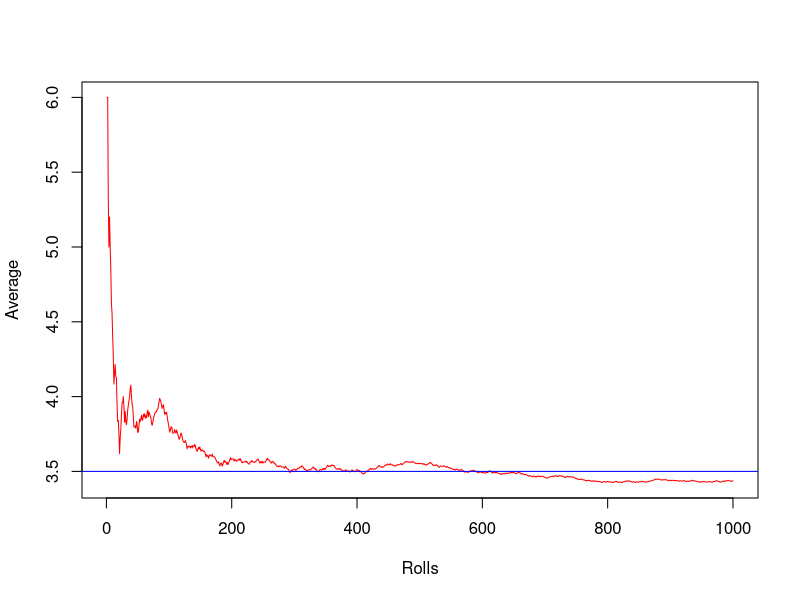
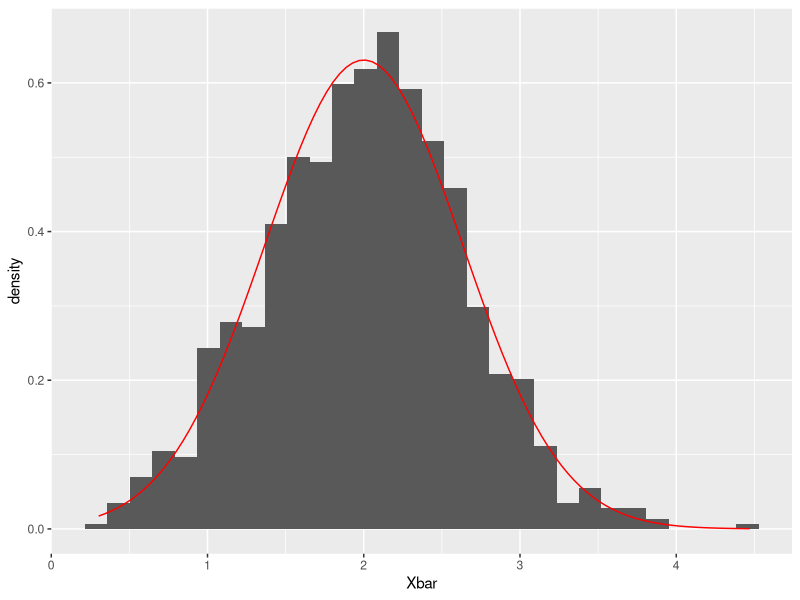
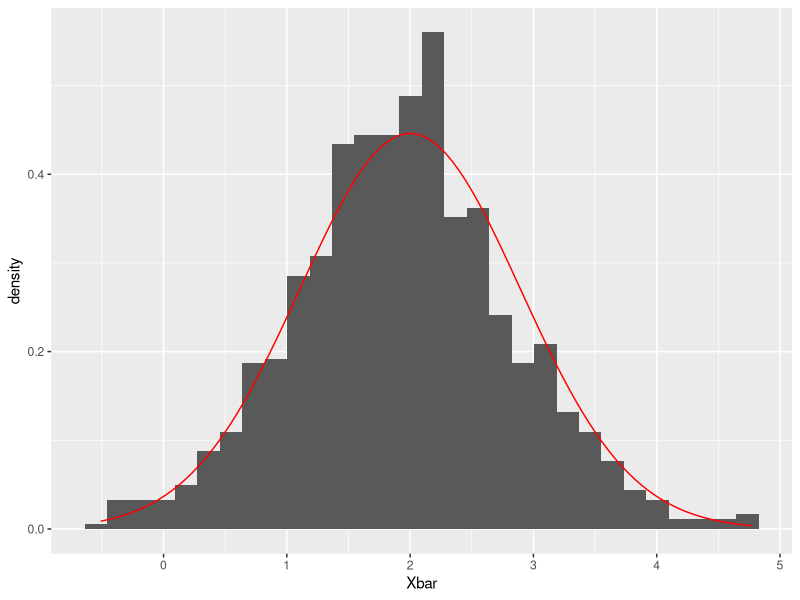
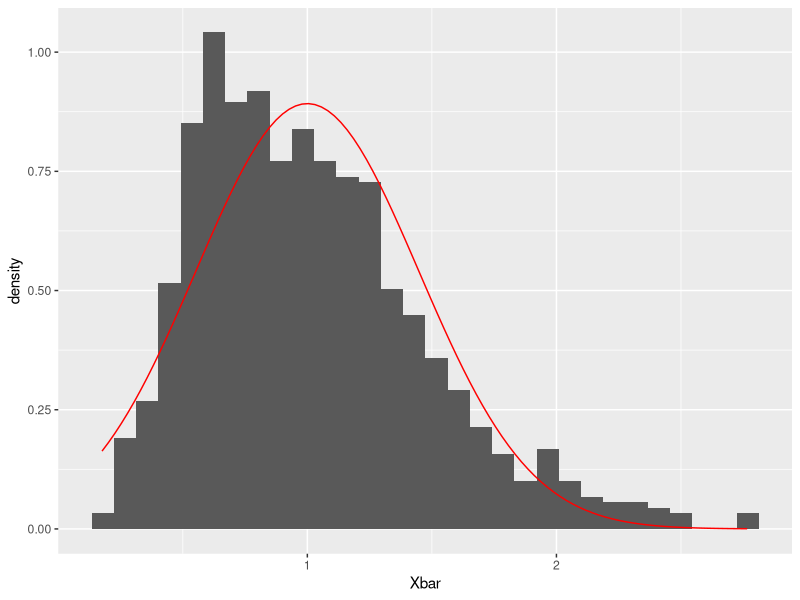
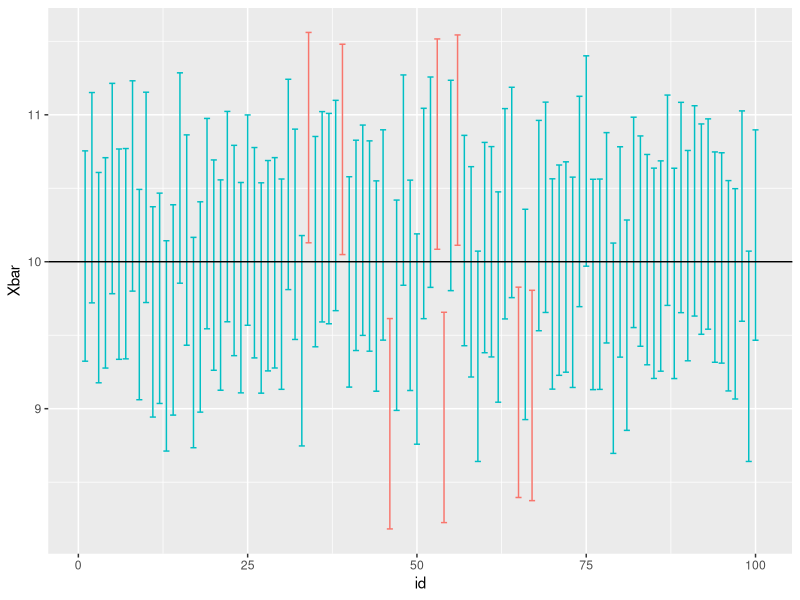
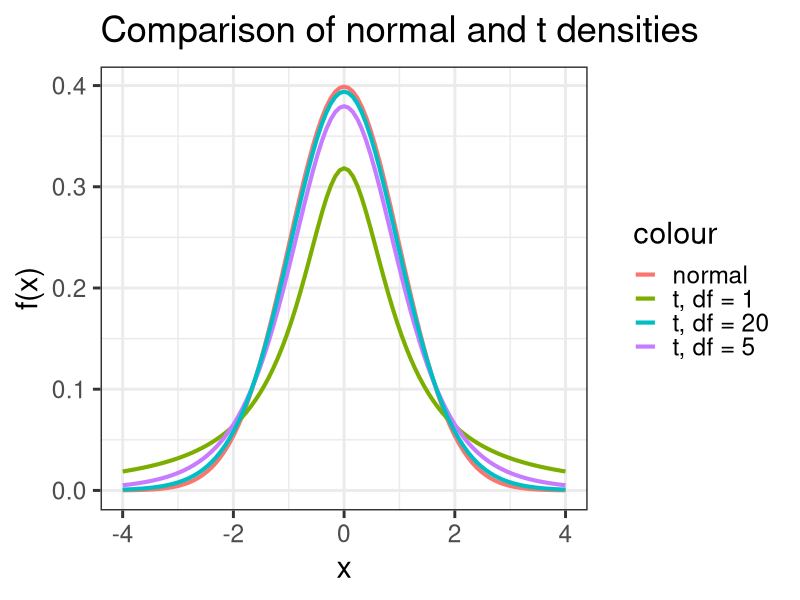
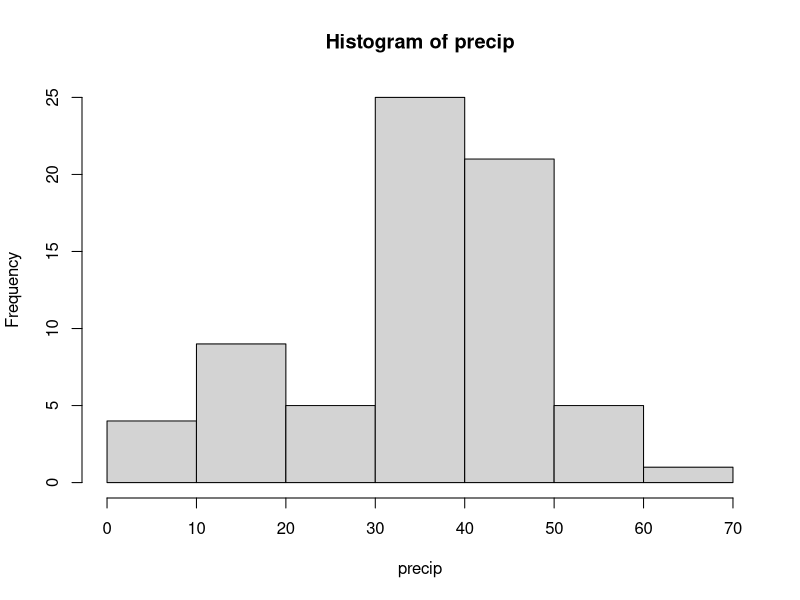
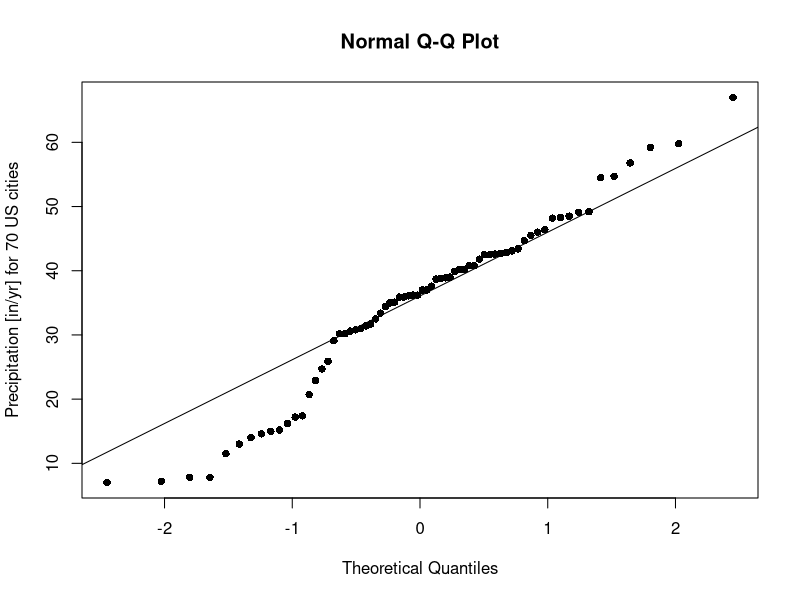

These figures' R source, in order:
## ---- chunk 1
#| echo: TRUE
#| eval: TRUE
#| cache: TRUE
#| fig-alt: "Line graph showing the average value decreasing from 6.0 to 3.5 over 1000 rolls, with a red line oscillating around the value of 3.5 and a blue horizontal line at 3.5 as a baseline."
set.seed(1028)
dice_rolls <- sample(1:6, 1000, replace = TRUE)
sample_avg <- sapply(1:length(dice_rolls), function(i) mean(dice_rolls[1:i]))
plot(1:1000, sample_avg, type = "l", col = "red",
     xlab = "Rolls", ylab = "Average")
abline(h = 3.5, col = "blue")
## ---- chunk 2
#| echo: TRUE
#| eval: TRUE
#| cache: TRUE
#| warning: FALSE
#| message: FALSE
#| fig-alt: ": Histogram with a density plot overlay, x-axis labeled 'Xbar,' y-axis labeled 'density.'"
library(ggplot2)
Xbars <- data.frame(Xbar = replicate(1000, mean(rnorm(10, mean = 2, sd = 2))))
ggplot(Xbars, aes(x = Xbar)) + 
  geom_histogram(aes(y = ..density..)) + 
  geom_function(fun = dnorm, args = list(mean = 2, sd = 2 / sqrt(10)), color = "red")
## ---- chunk 3
#| echo: TRUE
#| eval: TRUE
#| cache: TRUE
#| fig-alt: "Histogram with vertical black bars and a red density plot line overlaid, depicting a bell-shaped distribution. The x-axis is labeled 'Xbar,' and the y-axis is labeled 'density'."
n <- 5
Xbars <- data.frame(Xbar = replicate(1000, mean(rnorm(n, mean = 2, sd = 2))))
ggplot(Xbars, aes(x = Xbar)) + 
  geom_histogram(aes(y = ..density..)) + 
  geom_function(fun = dnorm, args = list(mean = 2, sd = 2 / sqrt(n)), color = "red")
## ---- chunk 4
#| echo: TRUE
#| eval: TRUE
#| cache: TRUE
#| warning: FALSE
#| message: FALSE
#| fig-alt: "Histogram with black bars and a red density curve"
n <- 5
Xbars <- data.frame(Xbar = replicate(1000, mean(rexp(n, rate = 1))))
ggplot(Xbars, aes(x = Xbar)) + 
  geom_histogram(aes(y = ..density..)) + 
  geom_function(fun = dnorm, args = list(mean = 1, sd = 1 / sqrt(n)), color = "red")
## ---- chunk 5
#| echo: TRUE
#| eval: TRUE
#| cache: TRUE
n <- 30 # sample size
mu <- 10 # unknown true mean
sigma <- 2 # known standard deviation
Xbars <- replicate(100, mean(rnorm(n, mean = mu, sd = sigma)))
coverage_rate <- mean(abs(Xbars - mu) < 1.96 * sigma / sqrt(n))
coverage_rate
## ---- chunk 6
#| echo: FALSE
#| eval: TRUE
#| cache: TRUE
#| warning: FALSE
#| message: FALSE
library(tidyverse)
plot_dat <- data.frame(id = 1:100,
                       Xbar = Xbars) |>
  mutate(upper = Xbar + 1.96 * sigma / sqrt(n),
         lower = Xbar - 1.96 * sigma / sqrt(n))
ggplot(plot_dat, 
       aes(x = id, y = Xbar, 
           color = abs(Xbars - mu) < 1.96 * sigma / sqrt(n))) + 
  geom_errorbar(aes(ymin = lower, ymax = upper)) +
  geom_abline(intercept = mu, slope = 0) + 
  theme(legend.position = "none")
## ---- chunk 7
#| echo: TRUE
#| eval: TRUE
#| cache: TRUE
n <- 30 # sample size
lambda <- 10
sample_stats_poisson <- function() {
  x <- rpois(n, lambda)
  return(c(mean(x), sd(x)))
}
stats <- replicate(100, sample_stats_poisson())
stats[, 1:5] # print out first five simulation results
coverage_rate <- mean(abs(stats[1,] - mu) < 1.96 * stats[2,] / sqrt(n))
coverage_rate
## ---- chunk 8
#| echo: false
#| eval: TRUE
#| cache: TRUE
#| fig.alt: "Comparison of standard normal density and t-density for various values of degrees of freedom, indicating that as degrees of freedom increases, the t-density approaches the standard normal"
library(ggplot2)
dat <- data.frame(x = seq(-4, 4, length.out = 500)) 
ggplot(dat, aes(x = x)) +
  geom_function(fun = dnorm, aes(color = "normal"),
                linewidth = 1.4) +
  geom_function(fun = dt, args = list(df = 1), aes(color = "t, df = 1"),
                linewidth = 1.4) + 
  geom_function(fun = dt, args = list(df = 5), aes(color = "t, df = 5"),
                linewidth = 1.4) + 
  geom_function(fun = dt, args = list(df = 20), aes(color = "t, df = 20"),
                linewidth = 1.4) +
  theme_bw(base_size = 22) + ylab("f(x)") + ggtitle("Comparison of normal and t densities")
## ---- chunk 9
#| echo: TRUE
#| eval: TRUE
#| cache: TRUE
#| fig-alt: "Histogram of precipitation frequency distribution with values on the x-axis from 0 to 70 and frequency on the y-axis from 0 to 25."
head(precip)
hist(precip)
## ---- chunk 10
#| echo: TRUE
#| eval: TRUE
#| cache: TRUE
#| fig-alt: "Normal Q-Q Plot showing precipitation data for 70 US cities, with points plotted against theoretical quantiles and a reference line indicating expected normal distribution."
qqnorm(precip, ylab = "Precipitation [in/yr] for 70 US cities", pch = 16)
qqline(precip)
## ---- chunk 11
#| echo: TRUE
#| eval: TRUE
#| cache: TRUE
#| fig-alt: "Normal Q-Q Plot comparing Penguin bill lengths to theoretical quantiles."
library(palmerpenguins)
data(penguins)
qqnorm(penguins$bill_length_mm, ylab = "Penguin bill lengths", pch = 16)
qqline(penguins$bill_length_mm)
## ---- chunk 12
#| echo: TRUE
#| eval: TRUE
#| cache: TRUE
#| fig-alt: "Histogram showing the distribution of penguin bill lengths in millimeters."
hist(penguins$bill_length_mm)
## ---- chunk 13
#| echo: TRUE
#| eval: TRUE
#| cache: TRUE
#| fig-alt: "Normal Q-Q plot comparing Penguin bill lengths to theoretical quantiles, with points closely following a diagonal line."
adelie <- penguins |> dplyr::filter(species == "Adelie")
qqnorm(adelie$bill_length_mm, ylab = "Penguin bill lengths", pch = 16)
qqline(adelie$bill_length_mm)
## ---- chunk 14
#| echo: TRUE
#| eval: TRUE
#| cache: TRUE
#| fig-alt: "Histogram of adelie$bill_length_mm with frequencies ranging from 0 to 30 on the y-axis and bill lengths from 32 to 46 mm on the x-axis."
hist(adelie$bill_length_mm)
## ---- chunk 15
#| echo: TRUE
#| eval: TRUE
#| cache: TRUE
precip_t <- t.test(precip, conf.level = 0.95)
precip_ci <- precip_t$conf.int # get confidence interval
precip_ci
## ---- chunk 16
#| echo: TRUE
#| eval: TRUE
#| cache: TRUE
bootstrap_Xbar <- 
  replicate(10000, mean(sample(precip, size = length(precip), replace = TRUE)))
quantile(bootstrap_Xbar, probs = c(.025, .975))
precip_ci
